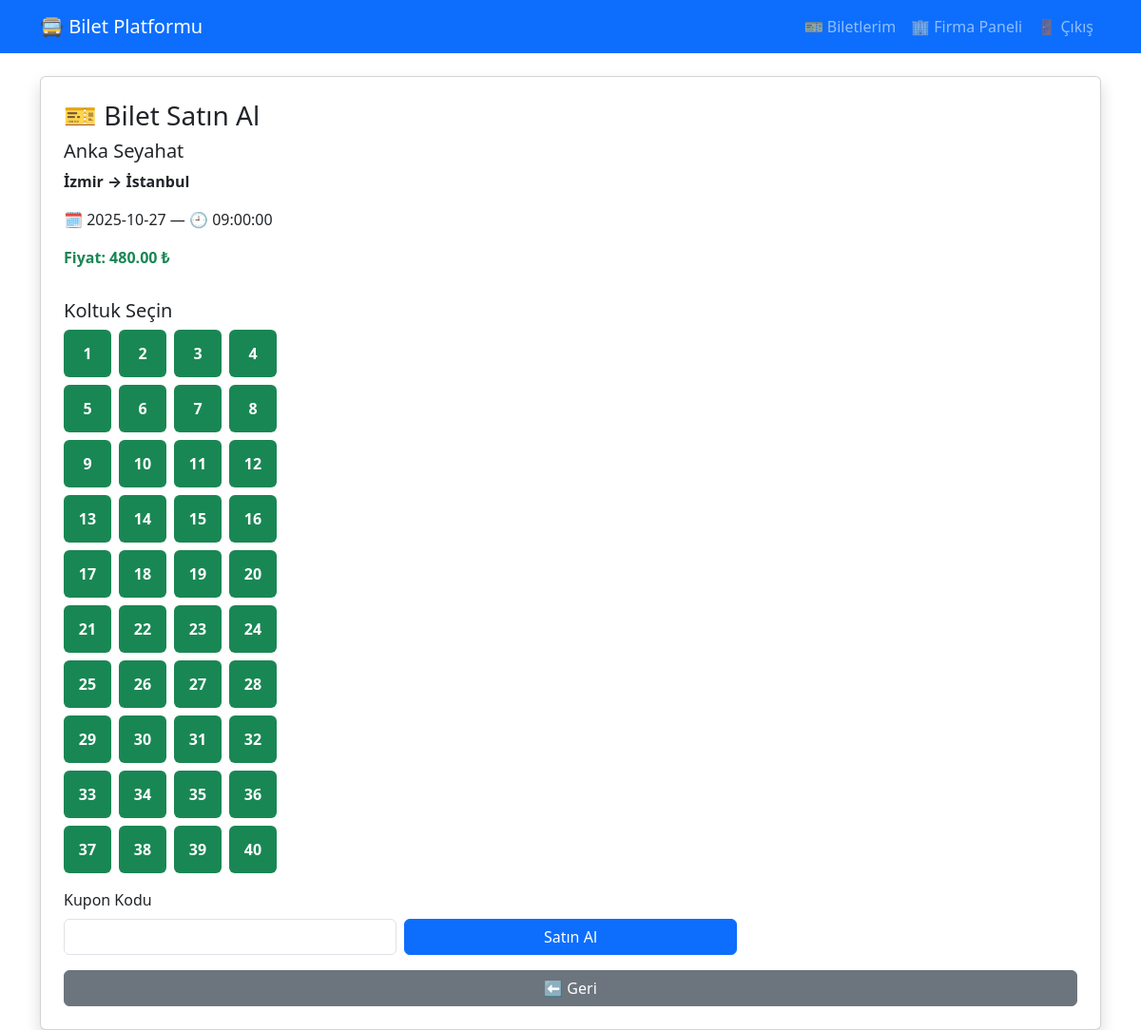
Screenshot of /bilet_al.php?sefer_id=3 (signed in) with the database file from the repository.
### tables this page shows
CREATE TABLE IF NOT EXISTS seferler (
  id INT AUTO_INCREMENT PRIMARY KEY,
  firm_id INT NOT NULL,
  from_city VARCHAR(100) NOT NULL,
  to_city VARCHAR(100) NOT NULL,
  date DATE NOT NULL,
  time TIME NOT NULL,
  price DECIMAL(10,2) NOT NULL,
  total_seats INT NOT NULL DEFAULT 40,
  FOREIGN KEY (firm_id) REFERENCES firms(id) ON DELETE CASCADE
);

CREATE TABLE IF NOT EXISTS firms (
  id INT AUTO_INCREMENT PRIMARY KEY,
  name VARCHAR(120) NOT NULL,
  description TEXT
);

### bilet_al.php (the view, shortened to what this page needs)
<?php
require_once __DIR__.'/db/db_connect.php';
$sefer_id=(int)$_GET['sefer_id'];
$stmt=$db->prepare("SELECT s.*, f.name AS firm_name FROM seferler s JOIN firms f ON f.id=s.firm_id WHERE s.id=?");
$stmt->execute([$sefer_id]); $s=$stmt->fetch();
$stmt=$db->prepare("SELECT seat_no FROM biletler WHERE sefer_id=? AND status='aktif'");
$stmt->execute([$sefer_id]); $dolu=array_column($stmt->fetchAll(), 'seat_no');
$msg=''; $price=$s['price']; $final=$price; $kupon=null;
?>
<!DOCTYPE html><html lang="tr"><head><meta charset="UTF-8"><title>Bilet Satın Al</title>
<link href="https://cdn.jsdelivr.net/npm/bootstrap@5.3.2/dist/css/bootstrap.min.css" rel="stylesheet">
</head><body><?php include __DIR__.'/navbar.php'; ?>
<div class="container"><div class="card shadow p-4">
<h3 class="mb-2">🎫 Bilet Satın Al</h3>
<h5><?= htmlspecialchars($s['firm_name']) ?></h5>
<p><strong><?= htmlspecialchars($s['from_city']) ?> → <?= htmlspecialchars($s['to_city']) ?></strong></p>
<p>🗓 <?= $s['date'] ?> — 🕘 <?= $s['time'] ?></p>
<p class="fw-bold text-success">Fiyat: <?= number_format($price,2) ?> ₺</p>
<form method="POST">
  <h5 class="mt-3">Koltuk Seçin</h5>
  <div class="seat-grid mb-3">
    <?php for($i=1; $i<=$s['total_seats']; $i++): $full=in_array($i,$dolu); ?>
      <button type="button" class="seat-btn <?= $full?'dolu':'bos' ?>" <?= $full?'disabled':"onclick='sel(this,$i)'" ?>><?= $i ?></button>
    <?php endfor; ?>
  </div>
  <div class="row g-2 align-items-end">
    <div class="col-md-4">
      <label class="form-label">Kupon Kodu</label>
      <input type="text" name="coupon_code" class="form-control">
    </div>
    <div class="col-md-4"><button class="btn btn-primary w-100">Satın Al</button></div>
  </div>
</form>
<a href="/" class="btn btn-secondary mt-3">⬅ Geri</a>
</div></div>
</body></html>

### bilet_al.php (style rules this page uses)
.seat-grid { display:flex;flex-wrap:wrap;max-width:260px;gap:8px }
.seat-btn { width:50px;height:50px;border:none;border-radius:6px;color:#fff;font-weight:700 }
.bos { background:#198754 }

### rows the page displays
seferler: firm.name "Anka Seyahat", from_city "İzmir", to_city "İstanbul", date "2025-10-27", time "09:00:00", price "480.00"
